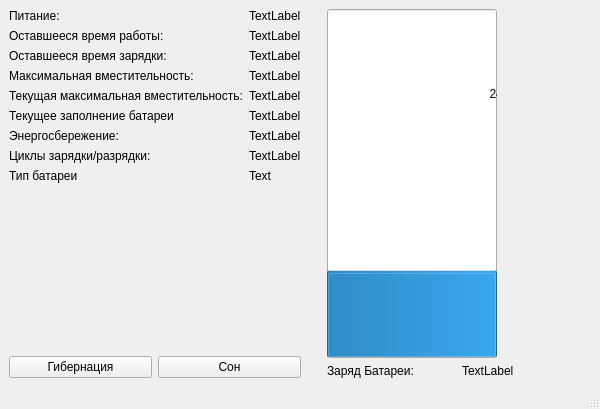
<?xml version="1.0" encoding="UTF-8"?>
<ui version="4.0">
 <class>MainWindow</class>
 <widget class="QMainWindow" name="MainWindow">
  <property name="geometry">
   <rect>
    <x>0</x>
    <y>0</y>
    <width>600</width>
    <height>409</height>
   </rect>
  </property>
  <property name="windowTitle">
   <string>Менеджер батареи</string>
  </property>
  <widget class="QWidget" name="centralwidget">
   <layout class="QVBoxLayout" name="verticalLayout_3">
    <item>
     <layout class="QHBoxLayout" name="horizontalLayout_3">
      <item>
       <layout class="QVBoxLayout" name="verticalLayout">
        <property name="sizeConstraint">
         <enum>QLayout::SetMinimumSize</enum>
        </property>
        <item>
         <layout class="QFormLayout" name="formLayout">
          <item row="3" column="0">
           <widget class="QLabel" name="designed_capacity">
            <property name="text">
             <string>Максимальная вместительность:</string>
            </property>
           </widget>
          </item>
          <item row="5" column="1">
           <widget class="QLabel" name="current_capacity_value">
            <property name="text">
             <string>TextLabel</string>
            </property>
           </widget>
          </item>
          <item row="6" column="1">
           <widget class="QLabel" name="power_saving_value">
            <property name="text">
             <string>TextLabel</string>
            </property>
           </widget>
          </item>
          <item row="7" column="0">
           <widget class="QLabel" name="cycles">
            <property name="text">
             <string>Циклы зарядки/разрядки:</string>
            </property>
           </widget>
          </item>
          <item row="7" column="1">
           <widget class="QLabel" name="cycles_value">
            <property name="text">
             <string>TextLabel</string>
            </property>
           </widget>
          </item>
          <item row="8" column="0">
           <widget class="QLabel" name="battery_type">
            <property name="text">
             <string>Тип батареи</string>
            </property>
           </widget>
          </item>
          <item row="8" column="1">
           <widget class="QLabel" name="battery_type_value">
            <property name="text">
             <string>Text</string>
            </property>
           </widget>
          </item>
          <item row="4" column="1">
           <widget class="QLabel" name="max_capacity_value">
            <property name="text">
             <string>TextLabel</string>
            </property>
           </widget>
          </item>
          <item row="6" column="0">
           <widget class="QLabel" name="power_saving">
            <property name="text">
             <string>Энергосбережение:</string>
            </property>
           </widget>
          </item>
          <item row="5" column="0">
           <widget class="QLabel" name="current_capacity">
            <property name="text">
             <string>Текущее заполнение батареи</string>
            </property>
           </widget>
          </item>
          <item row="4" column="0">
           <widget class="QLabel" name="max_capacity">
            <property name="text">
             <string>Текущая максимальная вместительность:</string>
            </property>
           </widget>
          </item>
          <item row="3" column="1">
           <widget class="QLabel" name="designed_capacity_value">
            <property name="text">
             <string>TextLabel</string>
            </property>
           </widget>
          </item>
          <item row="2" column="1">
           <widget class="QLabel" name="remaning_time_charge_value">
            <property name="text">
             <string>TextLabel</string>
            </property>
           </widget>
          </item>
          <item row="2" column="0">
           <widget class="QLabel" name="remaning_time_charge">
            <property name="text">
             <string>Оставшееся время зарядки:</string>
            </property>
           </widget>
          </item>
          <item row="1" column="1">
           <widget class="QLabel" name="remaning_time_work_value">
            <property name="text">
             <string>TextLabel</string>
            </property>
           </widget>
          </item>
          <item row="1" column="0">
           <widget class="QLabel" name="remaning_time_work">
            <property name="text">
             <string>Оставшееся время работы:</string>
            </property>
           </widget>
          </item>
          <item row="0" column="0">
           <widget class="QLabel" name="AC_status">
            <property name="text">
             <string>Питание:</string>
            </property>
           </widget>
          </item>
          <item row="0" column="1">
           <widget class="QLabel" name="AC_status_value">
            <property name="text">
             <string>TextLabel</string>
            </property>
           </widget>
          </item>
         </layout>
        </item>
        <item>
         <layout class="QHBoxLayout" name="horizontalLayout_2">
          <item>
           <widget class="QPushButton" name="btnHibernation">
            <property name="text">
             <string>Гибернация</string>
            </property>
           </widget>
          </item>
          <item>
           <widget class="QPushButton" name="btnSleep">
            <property name="text">
             <string>Сон</string>
            </property>
           </widget>
          </item>
         </layout>
        </item>
       </layout>
      </item>
      <item>
       <layout class="QVBoxLayout" name="verticalLayout_2">
        <property name="leftMargin">
         <number>20</number>
        </property>
        <item>
         <widget class="QProgressBar" name="batteryBar">
          <property name="minimumSize">
           <size>
            <width>170</width>
            <height>300</height>
           </size>
          </property>
          <property name="maximum">
           <number>100</number>
          </property>
          <property name="value">
           <number>24</number>
          </property>
          <property name="orientation">
           <enum>Qt::Vertical</enum>
          </property>
         </widget>
        </item>
        <item>
         <layout class="QHBoxLayout" name="horizontalLayout">
          <item>
           <widget class="QLabel" name="battery_charge_level">
            <property name="text">
             <string>Заряд Батареи:</string>
            </property>
           </widget>
          </item>
          <item>
           <widget class="QLabel" name="battery_charge_level_value">
            <property name="text">
             <string>TextLabel</string>
            </property>
           </widget>
          </item>
         </layout>
        </item>
       </layout>
      </item>
     </layout>
    </item>
   </layout>
  </widget>
  <widget class="QMenuBar" name="menubar">
   <property name="geometry">
    <rect>
     <x>0</x>
     <y>0</y>
     <width>600</width>
     <height>25</height>
    </rect>
   </property>
  </widget>
  <widget class="QStatusBar" name="statusbar"/>
 </widget>
 <resources/>
 <connections/>
</ui>
